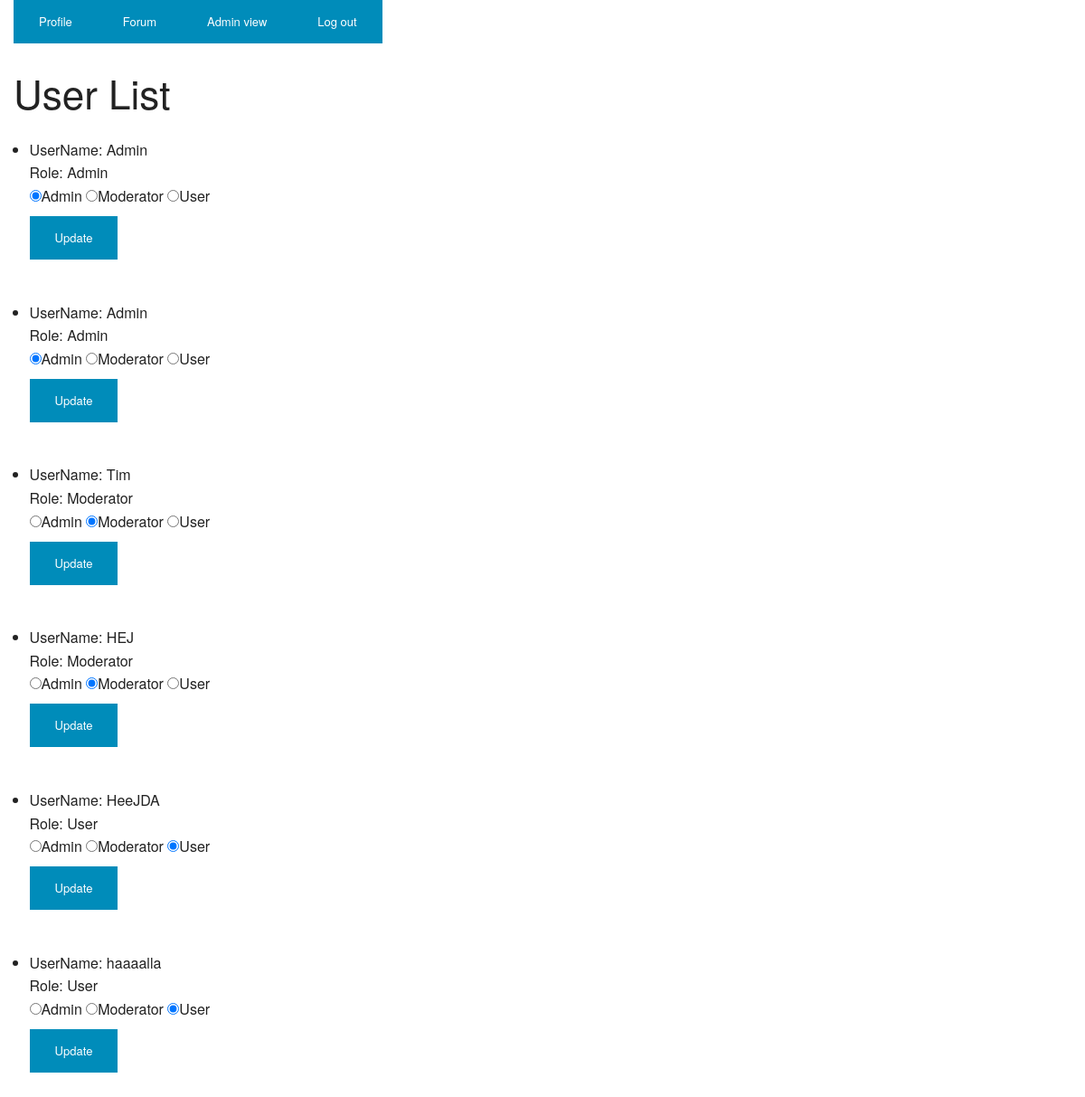
The page /Laboration_2/index.php?admin (signed in) on the database as committed earlier.
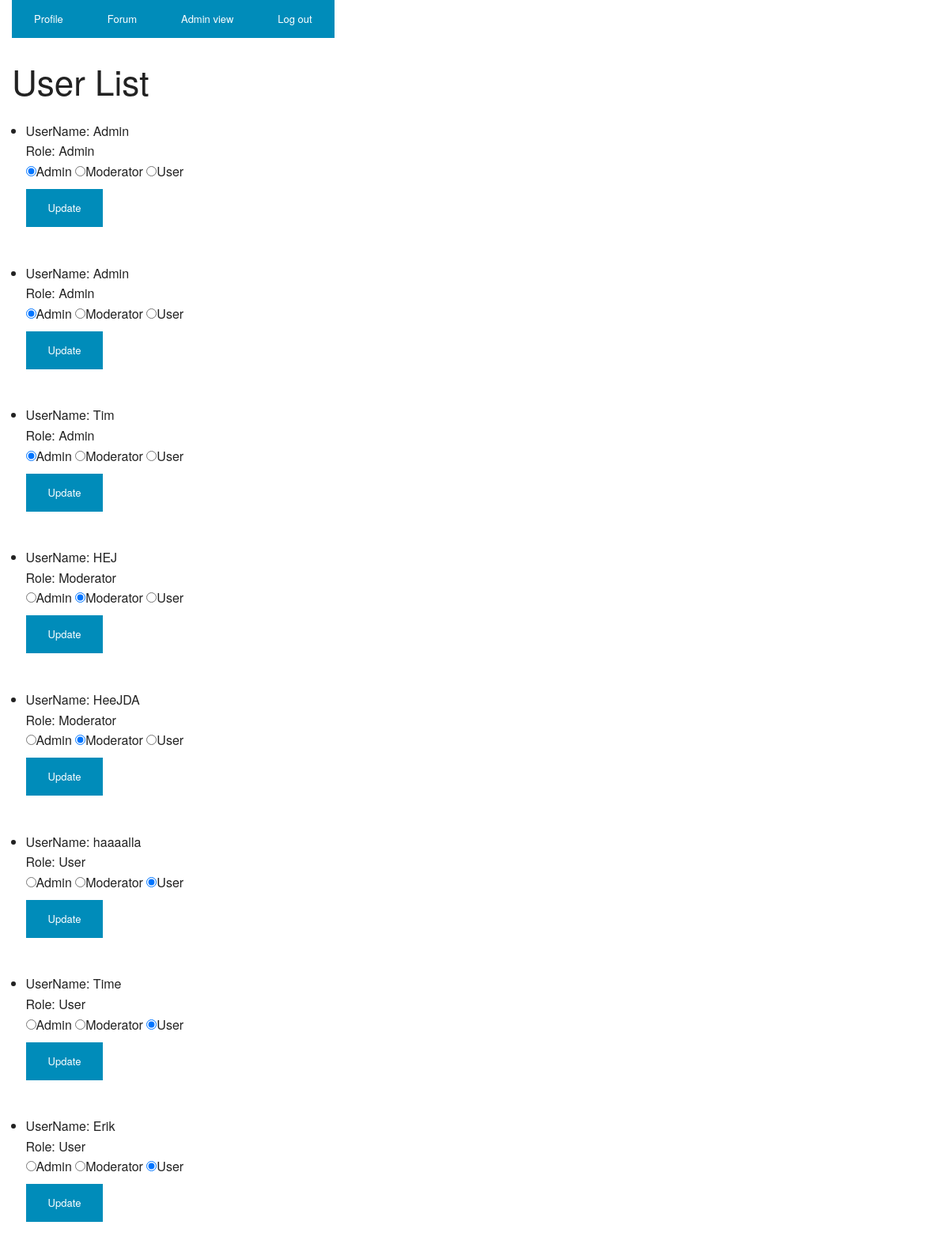
The same page on the database as committed later.
### tables this page shows
CREATE TABLE IF NOT EXISTS `user` (
  `ID` int(11) NOT NULL AUTO_INCREMENT COMMENT 'Primary key',
  `username` varchar(30) NOT NULL,
  `password` varchar(50) NOT NULL,
  `role` tinyint(1) unsigned NOT NULL DEFAULT '1',
  PRIMARY KEY (`ID`)
);

### Laboration_2/src/UserRepository.php (called while the page is built, shortened)
<?php
require_once('./src/User.php');
class UserRepository extends Repository {
	private static $id = 'ID';
	private static $username = 'username';
	private static $password = 'password';
	private static $role = 'role';
	private static $dbTable = 'user';
	public function getUserByName($username)
	{
		try {
			$db = $this -> connection();
			$sql = "SELECT * FROM " . self::$dbTable . " WHERE " . self::$username . " = ?";
			$params = array($username);
			$query = $db -> prepare($sql);
			$query -> execute($params);
			if($result = $query -> fetch()) {
				$user = new User($result[self::$id], $result[self::$username], $result[self::$password], $result[self::$role]);
				return $user;
			}
			return null;
		}
		catch(PDOException $e) {
			throw new DatabaseException('USER_FETCH');
		}
	}
	public function getAllUsers()
	{
		try {
			$db = $this -> connection();
			$sql = "SELECT * FROM " . self::$dbTable;
			$params = array();
			$query = $db -> prepare($sql);
			$query -> execute($params);
			$result = $query -> fetchAll();
			$users = array();
			foreach($result as $row)
			{
				$user = new User($row[self::$id], $row[self::$username], $row[self::$password], $row[self::$role]);
				$users[] = $user;
			}
			return $users;
		}
		catch(PDOException $e) {
			throw new DatabaseException('USER_FETCH');
		}
	}
}

### Laboration_2/src/AdminModel.php (called while the page is built, shortened)
<?php
require_once("src/UserRepository.php");
class AdminModel {
	private $userRepository;
	public function __construct() {
		$this->userRepository = new UserRepository();
	}
	public function getList()
	{
		return $this->userRepository->getAllUsers();
	}
}
?>

### Laboration_2/src/AdminController.php (called while the page is built, shortened)
<?php
require_once('src/AdminView.php');
require_once('src/AdminModel.php');
class AdminController
{
	private $AdminView;
	private $AdminModel;
	private $logRepository;
	public function __construct()
	{
		$this->AdminModel = new AdminModel();
		$this->AdminView = new AdminView($this->AdminModel);
		$this->logRepository = new LogRepository();
	}
	public function AdminControl()
	{
		if($this->AdminView->userPressedUpdate()) {
			try {
				$Id = $this->AdminView->getId();
				$role = $this->AdminView->getRole();
				$admin = $this->AdminModel->getUser($_SESSION["userID"]);
				$adminRole = $admin->getRole();
				$user = $this->AdminModel->getUser($this->AdminView->getId());
				$oldRole = $user->getRole();
				if($adminRole == 1) {
					if($this->AdminModel->changeRole($role, $Id)) {
						$this->adminLog = new AdminLog(null, $_SESSION["userID"], $this->AdminView->getId(), $oldRole, $this->AdminView->getRole(), null);
						$this->logRepository->addAdminLog($this->adminLog);
						$this->AdminView->setMsg("Update of user role succeeded");
						return $this->AdminView->ShowRoleList();
					} else {
						$this->AdminView->setMsg("Something went wrong when tried to update a user role");
						return $this->AdminView->ShowRoleList();
					}
				}
			} catch(Exception $e) {
				$this->AdminView->setMsg("Something went wrong when tried to update a user role");
				return $this->AdminView->ShowRoleList();
			}
		}
		else {
			return $this->AdminView->ShowRoleList();
		}
	}
}
?>

### Laboration_2/src/NavigationController.php (called while the page is built, shortened)
<?php
require_once('src/AdminController.php');
require_once("src/LoginModel.php");
class NavigationController
{
	private $loginmodel;
	public function __construct() {
		$this->loginmodel = new LoginModel();
	}
	public function doNavigation()
	{
		try
		{
			switch (NavigationView::getAction())
			{
				case NavigationView::$actionAdmin:
					if($this->loginmodel->userLoggedInStatus()) {
						if($this->loginmodel->adminStatus()) {
							$controller = new AdminController();
							$result = $controller->AdminControl();
						} else {
							$controller = new ProfileController();
							$result = $controller->doControll();
						}
					} else {
						$controller = new LoginController();
						$result = $controller->doControll();
					}
					return $result;
					break;
			}
		}
		catch (Exception $e)
		{
			if($this->loginmodel->userLoggedInStatus()) {
				$controller = new ForumController();
				$result = $controller->doControl();
			} else {
				$controller = new LoginController();
				$result = $controller->doControll();
			}
			return $result;
		}
	}
}
?>

### Laboration_2/index.php (called while the page is built, shortened)
<?php
require_once ("common/HTMLView.php");
require_once ("src/NavigationController.php");
require_once ("src/LoginModel.php");
try {
	$c = new NavigationController();
	$htmlBody = $c->doNavigation();
	$view = new HTMLView();
	$view->echoHTML($htmlBody);
}
catch(Exception $e) {
	die("An unexpected error has occurred!");
}

### Laboration_2/src/LoginModel.php (called while the page is built, shortened)
<?php
require_once("src/UserRepository.php");
class LoginModel {
	private $userRepository;
	public function __construct(){
		$this->userRepository = new UserRepository();
	}
	public function adminStatus() {
		$user = $this->userRepository->getUserByName($_SESSION["username"]);
		$userrole = $user->getRole();
		if($userrole == 1) {
			return true;
		}
		return false;
	}
}

### Laboration_2/src/User.php (called while the page is built, shortened)
<?php
	class User{
		private $username;
		private $role;
		public function __construct($userId, $username, $password, $role = 3){
			$this->username = $username;
			$this->role = $role;
		}
		public function getUsername(){
			return $this->username;
		}
		public function getRole() {
			return $this->role;
		}
	}

### Laboration_2/src/AdminView.php (the view, shortened to what this page needs)
<?php
Class AdminView
{
	private $AdminModel;
	private $msg = "";
	public function __construct($AdminModel)
	{
		$this->AdminModel = $AdminModel;
	}
	public function ShowRoleList()
	{
		$AllUserAndRoles = $this->AdminModel->getList();
		$contentString = "";
		foreach($AllUserAndRoles as $UsersAndRoles)
		{
			$adminchecked = "";
			$moderatorchecked = "";
			$userchecked = "";
			$role = "";
			switch ($UsersAndRoles -> getRole()) {
				case "1":
					$adminchecked = "checked";
					$role = "Admin";
					break;
				case "2":
					$moderatorchecked = "checked";
					$role = "Moderator";
					break;
				case "3":
					$userchecked = "checked";
					$role = "User";
					break;
			}
			$contentString .="
			<li>UserName: " . $UsersAndRoles->getUsername() . "<br>
			Role: " . $role . "</li>
			<form method='post' action=''>
				<input type='hidden' name='user' value= " . $UsersAndRoles->getUserId() . ">
				<input type='radio' name='role' value='1' $adminchecked >Admin
				<input type='radio' name='role' value='2' $moderatorchecked >Moderator
				<input type='radio' name='role' value='3' $userchecked >User <br>
				<input type='submit' class='small button' name='submit' value='Update'>
			</form><br>";
		}
		$ret = "
				<h1>User List</h1>
				<p>" . $this->msg . "</p>
				<ul>$contentString</ul>";
		return $ret;
	}
}

### Laboration_2/common/HTMLView.php (shortened to what this page needs)
<?php
require_once('src/LoginModel.php');
class HTMLView {
	private $loginModel;
	public function __construct(){
		$this->loginModel = new LoginModel();
	}
	public function echoHTML($body){
		$links = "";
		if(isset($_SESSION['loggedIn'])){
			$links = "<div><a href='?profile' class='small button'>Profile</a><a href='?forum' class='small button'>Forum</a><a href='?logout' class='small button'>Log out</a></div>
		</form>";
			if($this->loginModel->adminStatus()){
				$links = "<div><a href='?profile' class='small button'>Profile</a><a href='?forum' class='small button'>Forum</a><a href='?admin' class='small button'>Admin view</a><a href='?logout' class='small button'>Log out</a></div>
		</form>";
			}
		}
		echo "
			<!DOCTYPE html>
			<head>
				<meta charset='UTF-8'>
				<title>IT-Security</title>
				<link rel='stylesheet' type='text/css' href='css/foundation.css'>
			</head>
			<body>
				<div class='large-5 columns'>
					$links
					$body
				</div>
			</body>
		";
	}
}

Rows that differ between the two databases and show on the page:
changed user "Tim": role "Moderator" → "Admin"; role "☐" → "☑"; role "☑" → "☐"
changed user "HeeJDA": role "User" → "Moderator"; role "☐" → "☑"; role "☑" → "☐"
added user: username "Time", role "User"
added user: username "Erik", role "User"
